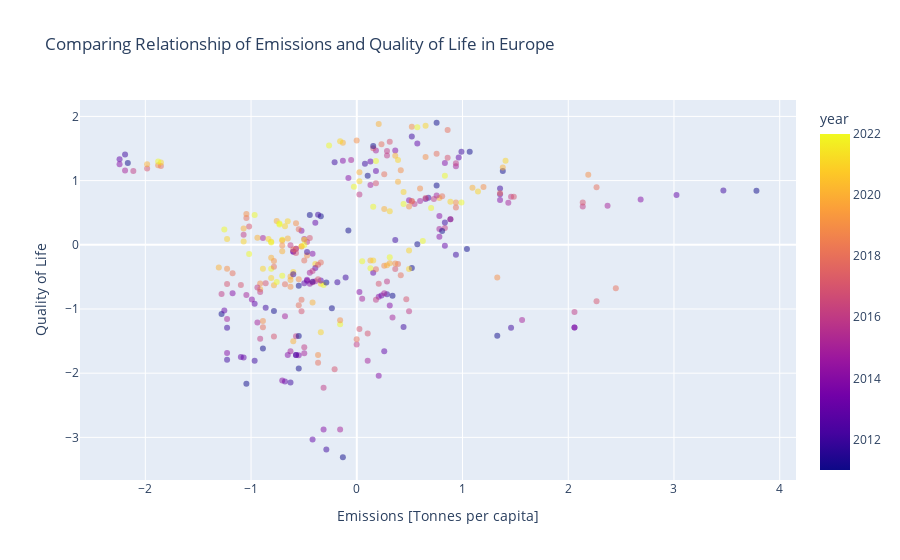

The notebook cell saved with this chart:
### Code cell
fig = px.scatter(
    combined,
    x='environment',
    y='qol',
    color='year',
    opacity=0.5,
    labels={'environment': 'Emissions [Tonnes per capita]', 'qol': 'Quality of Life'},
    title='Comparing Relationship of Emissions and Quality of Life in Europe',
    hover_data=['country', 'year']
)

fig

### Figure 1 — Plotly figure (JSON) as saved in the notebook; plotly's stock layout.template omitted (floating-point values rounded to 4 significant figures; data arrays with more than 128 entries replaced by an {"elided": "..."} marker saying what was removed)
{"data": [{"customdata": {"elided": "324x2 mixed values"}, "hovertemplate": "Emissions [Tonnes per capita]=%{x}<br>Quality of Life=%{y}<br>country=%{customdata[0]}<br>year=%{marker.color}<extra></extra>", "legendgroup": "", "marker": {"color": {"elided": "324 int values"}, "coloraxis": "coloraxis", "opacity": 0.5, "symbol": "circle"}, "mode": "markers", "name": "", "orientation": "v", "showlegend": false, "type": "scatter", "x": {"elided": "324 float values"}, "xaxis": "x", "y": {"elided": "324 float values"}, "yaxis": "y"}], "layout": {"coloraxis": {"colorbar": {"title": {"text": "year"}}, "colorscale": [[0, "#0d0887"], [0.1111, "#46039f"], [0.2222, "#7201a8"], [0.3333, "#9c179e"], [0.4444, "#bd3786"], [0.5556, "#d8576b"], [0.6667, "#ed7953"], [0.7778, "#fb9f3a"], [0.8889, "#fdca26"], [1, "#f0f921"]]}, "legend": {"tracegroupgap": 0}, "title": {"text": "Comparing Relationship of Emissions and Quality of Life in Europe"}, "xaxis": {"anchor": "y", "domain": [0, 1], "title": {"text": "Emissions [Tonnes per capita]"}}, "yaxis": {"anchor": "x", "domain": [0, 1], "title": {"text": "Quality of Life"}}}}
